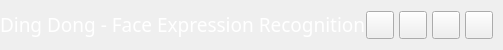
          <widget class="QFrame" name="contentTopBg">
           <property name="minimumSize">
            <size>
             <width>0</width>
             <height>50</height>
            </size>
           </property>
           <property name="maximumSize">
            <size>
             <width>16777215</width>
             <height>50</height>
            </size>
           </property>
           <property name="frameShape">
            <enum>QFrame::NoFrame</enum>
           </property>
           <property name="frameShadow">
            <enum>QFrame::Raised</enum>
           </property>
           <layout class="QHBoxLayout" name="horizontalLayout">
            <property name="spacing">
             <number>0</number>
            </property>
            <property name="leftMargin">
             <number>0</number>
            </property>
            <property name="topMargin">
             <number>0</number>
            </property>
            <property name="rightMargin">
             <number>10</number>
            </property>
            <property name="bottomMargin">
             <number>0</number>
            </property>
            <item>
             <widget class="QFrame" name="leftBox">
              <property name="sizePolicy">
               <sizepolicy hsizetype="Expanding" vsizetype="Preferred">
                <horstretch>0</horstretch>
                <verstretch>0</verstretch>
               </sizepolicy>
              </property>
              <property name="frameShape">
               <enum>QFrame::NoFrame</enum>
              </property>
              <property name="frameShadow">
               <enum>QFrame::Raised</enum>
              </property>
              <layout class="QHBoxLayout" name="horizontalLayout_3">
               <property name="spacing">
                <number>0</number>
               </property>
               <property name="leftMargin">
                <number>0</number>
               </property>
               <property name="topMargin">
                <number>0</number>
               </property>
               <property name="rightMargin">
                <number>0</number>
               </property>
               <property name="bottomMargin">
                <number>0</number>
               </property>
               <item>
                <widget class="QLabel" name="titleRightInfo">
                 <property name="sizePolicy">
                  <sizepolicy hsizetype="Preferred" vsizetype="Expanding">
                   <horstretch>0</horstretch>
                   <verstretch>0</verstretch>
                  </sizepolicy>
                 </property>
                 <property name="maximumSize">
                  <size>
                   <width>16777215</width>
                   <height>45</height>
                  </size>
                 </property>
                 <property name="font">
                  <font>
                   <family>Overpass Black</family>
                   <pointsize>14</pointsize>
                   <weight>50</weight>
                   <italic>false</italic>
                   <bold>false</bold>
                  </font>
                 </property>
                 <property name="styleSheet">
                  <string notr="true">  font: 14pt &quot;Overpass Black&quot; ;
color: rgb(255, 255, 255);</string>
                 </property>
                 <property name="text">
                  <string>Ding Dong - Face Expression Recognition</string>
                 </property>
                 <property name="alignment">
                  <set>Qt::AlignLeading|Qt::AlignLeft|Qt::AlignVCenter</set>
                 </property>
                </widget>
               </item>
              </layout>
             </widget>
            </item>
            <item alignment="Qt::AlignRight">
             <widget class="QFrame" name="rightButtons">
              <property name="minimumSize">
               <size>
                <width>0</width>
                <height>28</height>
               </size>
              </property>
              <property name="frameShape">
               <enum>QFrame::NoFrame</enum>
              </property>
              <property name="frameShadow">
               <enum>QFrame::Raised</enum>
              </property>
              <layout class="QHBoxLayout" name="horizontalLayout_2">
               <property name="spacing">
                <number>5</number>
               </property>
               <property name="leftMargin">
                <number>0</number>
               </property>
               <property name="topMargin">
                <number>0</number>
               </property>
               <property name="rightMargin">
                <number>0</number>
               </property>
               <property name="bottomMargin">
                <number>0</number>
               </property>
               <item>
                <widget class="QPushButton" name="settingsTopBtn">
                 <property name="minimumSize">
                  <size>
                   <width>28</width>
                   <height>28</height>
                  </size>
                 </property>
                 <property name="maximumSize">
                  <size>
                   <width>28</width>
                   <height>28</height>
                  </size>
                 </property>
                 <property name="cursor">
                  <cursorShape>PointingHandCursor</cursorShape>
                 </property>
                 <property name="toolTip">
                  <string>Settings</string>
                 </property>
                 <property name="text">
                  <string/>
                 </property>
                 <property name="icon">
                  <iconset resource="resources.qrc">
                   <normaloff>:/icon/resources/icon/icon_settings.png</normaloff>:/icon/resources/icon/icon_settings.png</iconset>
                 </property>
                 <property name="iconSize">
                  <size>
                   <width>20</width>
                   <height>20</height>
                  </size>
                 </property>
                </widget>
               </item>
               <item>
                <widget class="QPushButton" name="minimizeAppBtn">
                 <property name="minimumSize">
                  <size>
                   <width>28</width>
                   <height>28</height>
                  </size>
                 </property>
                 <property name="maximumSize">
                  <size>
                   <width>28</width>
                   <height>28</height>
                  </size>
                 </property>
                 <property name="cursor">
                  <cursorShape>PointingHandCursor</cursorShape>
                 </property>
                 <property name="toolTip">
                  <string>Minimize</string>
                 </property>
                 <property name="text">
                  <string/>
                 </property>
                 <property name="icon">
                  <iconset resource="resources.qrc">
                   <normaloff>:/icon/resources/icon/icon_minimize.png</normaloff>:/icon/resources/icon/icon_minimize.png</iconset>
                 </property>
                 <property name="iconSize">
                  <size>
                   <width>20</width>
                   <height>20</height>
                  </size>
                 </property>
                </widget>
               </item>
               <item>
                <widget class="QPushButton" name="maximizeRestoreAppBtn">
                 <property name="minimumSize">
                  <size>
                   <width>28</width>
                   <height>28</height>
                  </size>
                 </property>
                 <property name="maximumSize">
                  <size>
                   <width>28</width>
                   <height>28</height>
                  </size>
                 </property>
                 <property name="font">
                  <font>
                   <family>Overpass</family>
                   <pointsize>12</pointsize>
                   <weight>50</weight>
                   <italic>false</italic>
                   <bold>false</bold>
                  </font>
                 </property>
                 <property name="cursor">
                  <cursorShape>PointingHandCursor</cursorShape>
                 </property>
                 <property name="toolTip">
                  <string>Maximize</string>
                 </property>
                 <property name="text">
                  <string/>
                 </property>
                 <property name="icon">
                  <iconset resource="resources.qrc">
                   <normaloff>:/icon/resources/icon/icon_maximize.png</normaloff>:/icon/resources/icon/icon_maximize.png</iconset>
                 </property>
                 <property name="iconSize">
                  <size>
                   <width>20</width>
                   <height>20</height>
                  </size>
                 </property>
                </widget>
               </item>
               <item>
                <widget class="QPushButton" name="closeAppBtn">
                 <property name="minimumSize">
                  <size>
                   <width>28</width>
                   <height>28</height>
                  </size>
                 </property>
                 <property name="maximumSize">
                  <size>
                   <width>28</width>
                   <height>28</height>
                  </size>
                 </property>
                 <property name="cursor">
                  <cursorShape>PointingHandCursor</cursorShape>
                 </property>
                 <property name="toolTip">
                  <string>Close</string>
                 </property>
                 <property name="styleSheet">
                  <string notr="true">QPushButton:hover {
  opacity: 1;
  background-color: rgb(255, 57, 87);
}</string>
                 </property>
                 <property name="text">
                  <string/>
                 </property>
                 <property name="icon">
                  <iconset resource="resources.qrc">
                   <normaloff>:/icon/resources/icon/icon_close.png</normaloff>:/icon/resources/icon/icon_close.png</iconset>
                 </property>
                 <property name="iconSize">
                  <size>
                   <width>20</width>
                   <height>20</height>
                  </size>
                 </property>
                </widget>
               </item>
              </layout>
             </widget>
            </item>
           </layout>
          </widget>
